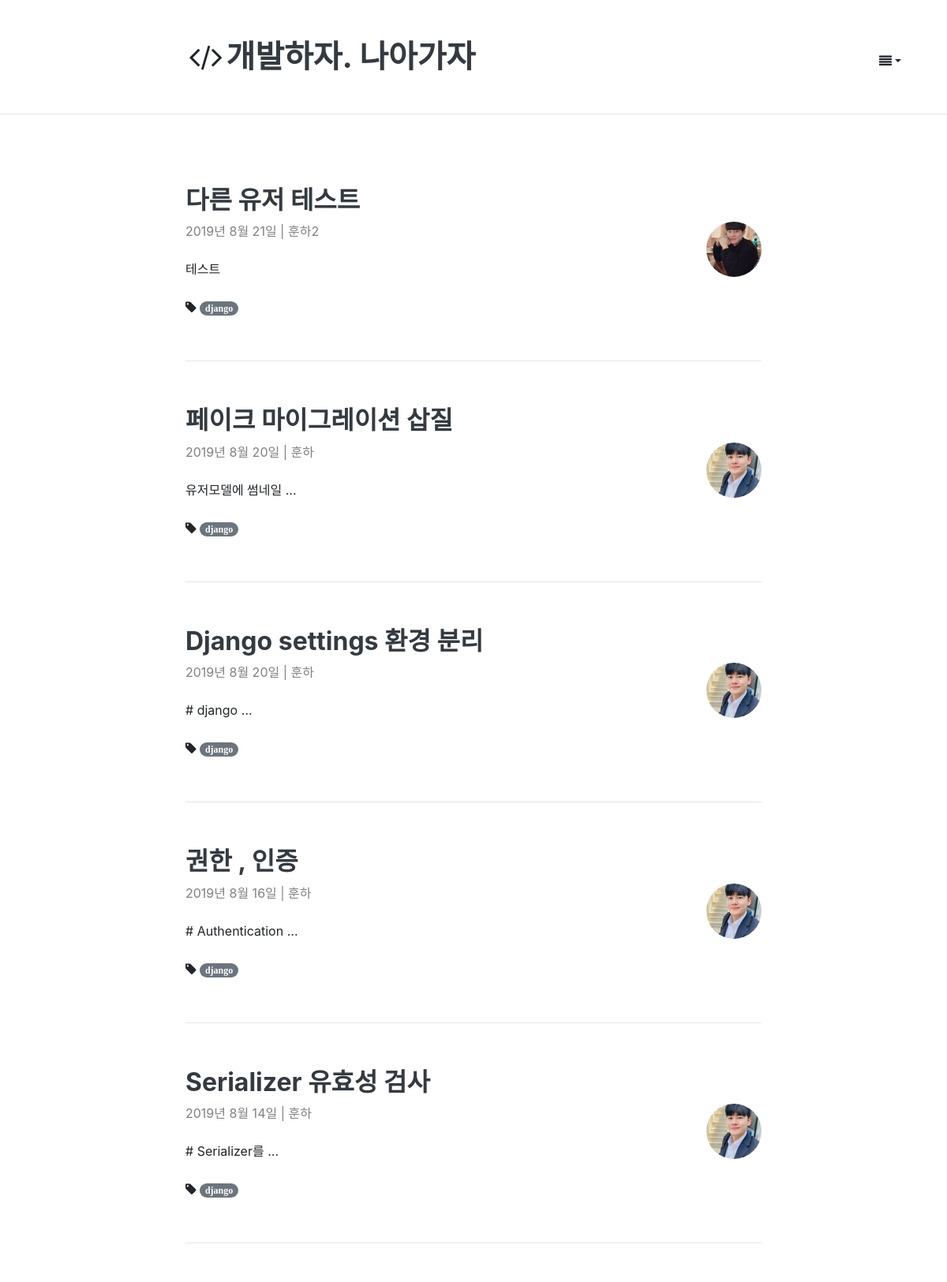
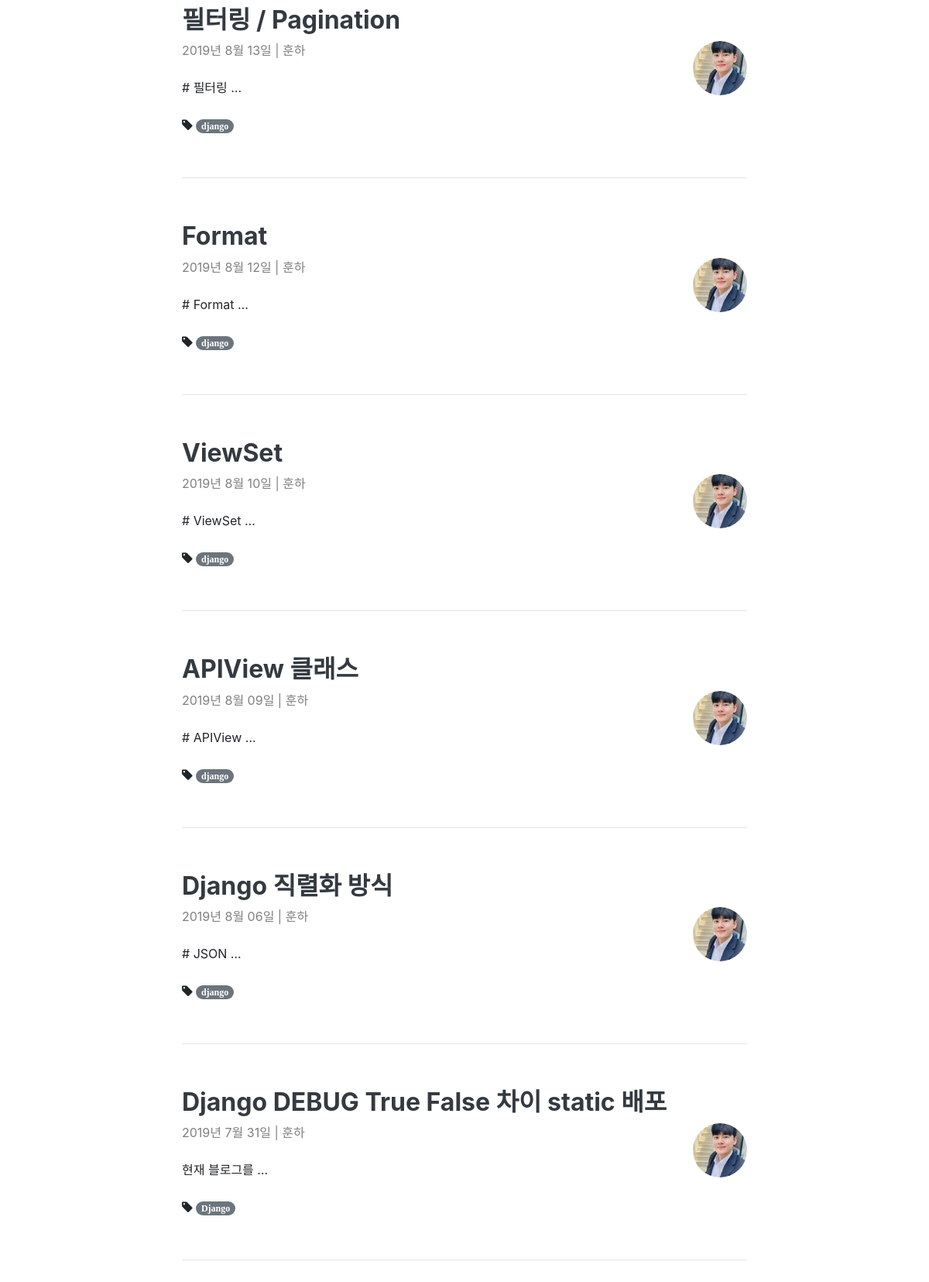
/blog/django/, run on the app's committed database (2 pictures, top to bottom).
### blog/models.py (models this page shows, shortened)
class Post(models.Model):
    author = models.ForeignKey(Account , on_delete=models.CASCADE)
    title = models.CharField(max_length=100, verbose_name = 'Title' , help_text = 'Please enter a posting title')
    text = models.TextField(verbose_name='Contents')
    photo = ProcessedImageField(blank=True, upload_to = 'blog/post/%Y' ,processors = [Thumbnail(300,300)],format='JPEG' ,options={'quality': 60})
    created_date= models.DateTimeField(default =timezone.now)
    published_date = models.DateTimeField(blank=True , null=True)
    tags = models.CharField(max_length=100, blank=True)
    class Meta:
        ordering = ['-id']
    def get_absolute_url(self):
        return reverse('post_detail', args=[self.id])

### account/models.py (models this page shows, shortened)
class Account(AbstractBaseUser, PermissionsMixin):
    email = models.EmailField(
        verbose_name=('email address'),
        max_length=255,
        unique=True,
    )
    username = models.CharField(('username'), max_length=30,
                                help_text=('Requierd. 30 characters or fewer. Letters, digits'
                                           ' and ./+/-/_ only'),
                                validators=[  # 정규식을 통한 특수문자 제외
                                    validators.RegexValidator(r'^[\w.+-]+$', ('Enter a valid username.'), 'invalid')
                                ])
    is_staff = models.BooleanField(('staff status'), default=False,
                                   help_text='Designates whether the user can log into this admin site')
    is_active = models.BooleanField(('active'), default=True,
                                    help_text='Designates whether this user should be treated as '
                                              'active. Unselect this instead of deleting accounts.')
    date_joined = models.DateTimeField(('date joined'), default=timezone.now)
    thumbnail = ProcessedImageField(blank=True, upload_to="profile" , null=True, processors=[ResizeToFill(100,100)],
                                    format='JPEG', options={'quality': 80})
    created_at = models.DateTimeField(auto_now_add=True)
    updated_at = models.DateTimeField(auto_now=True)
    object = AccountManager()
    USERNAME_FIELD = 'email'
    REQUIRED_FIELDS = ['username']
    class Meta:
        verbose_name = ('user')
        verbose_name_plural = ('users')
        swappable = 'AUTH_USER_MODEL'

### blog/views.py (the view)
# urls.py: path('<tags>/', views.post_tags, name='post_tags'),
def post_tags(request ,tags):
    posts = Post.objects.select_related('author').filter(tags__contains=tags)
    context = {
        'tags':tags,
        'posts':posts
    }
    return render(request, 'blog/post_tags.html' ,context)

### blog/templates/blog/post_tags.html
{% extends 'blog/layout.html' %}
{% block content %}
    <div class="container">
        <div class="row">
             <div class="col-md-2"></div>
            <div class="col-md-8">
                 {% for post in posts %}
                    <div class="blog-post">
                        <div class="blog-post-title">
                            <h2><a href="{{ post.get_absolute_url }}" class="text-dark"><b>{{ post.title }}</b></a>
                            </h2>
                        </div>
                        <div class="blog-post-meta">
                            <div class="post-author" style="color: gray;">
                                <img src="{{ post.author.thumbnail.url }}" alt=""
                                     style="float: right; width: 70px; border-radius: 50%">{{ post.created_date|date:"Y년 M d일" }}
                                | {{ post.author.username }}
                            </div>
                        </div>
                        <br>
                        <div class="post-summary" style="font-size:1rem">{{ post.text|truncatewords_html:2 }}</div>
                        <br>
                        <i class="fa fa-tag" title="tags">
                            {% if post.tags %}
                                <a class="badge badge-pill badge-secondary"
                                   href="{% url "post_tags" post.tags %}">{{ post.tags }}</a>
                            {% else %}
                                <a href=""></a>
                            {% endif %}
                        </i>
                    </div>
                    <hr/>
                {% endfor %}
            </div>
        </div>
    </div>
{% endblock %}

### blog/static/blog/post_list.css (style rules this page uses)
img { width: 300px; height: auto; }
.blog-post { padding-top: 40px; padding-bottom: 40px; }

### templates/layout.html (style rules this page uses)
html { position: relative; min-height: 100%; }
body { margin-bottom: 60px; min-height: 100%; }

### data on the page
Post: title "다른 유저 테스트", author.thumbnail (picture), created_date "2019년 8월 21일", author.username "훈하2", text "테스트", tags "django"
Post: title "페이크 마이그레이션 삽질", author.thumbnail (picture), created_date "2019년 8월 20일", author.username "훈하", text "유저모델에 썸네일 …", tags "django"
Post: title "Django settings 환경 분리", author.thumbnail (picture), created_date "2019년 8월 20일", author.username "훈하", text "# django …", tags "django"
Post: title "권한 , 인증", author.thumbnail (picture), created_date "2019년 8월 16일", author.username "훈하", text "# Authentication …", tags "django"
Post: title "Serializer 유효성 검사", author.thumbnail (picture), created_date "2019년 8월 14일", author.username "훈하", text "# Serializer를 …", tags "django"
Post: title "필터링 / Pagination", author.thumbnail (picture), created_date "2019년 8월 13일", author.username "훈하", text "# 필터링 …", tags "django"
Post: title "Format", author.thumbnail (picture), created_date "2019년 8월 12일", author.username "훈하", text "# Format …", tags "django"
Post: title "ViewSet", author.thumbnail (picture), created_date "2019년 8월 10일", author.username "훈하", text "# ViewSet …", tags "django"
Post: title "APIView 클래스", author.thumbnail (picture), created_date "2019년 8월 09일", author.username "훈하", text "# APIView …", tags "django"
Post: title "Django 직렬화 방식", author.thumbnail (picture), created_date "2019년 8월 06일", author.username "훈하", text "# JSON …", tags "django"
Post: title "Django DEBUG True False 차이 static 배포", author.thumbnail (picture), created_date "2019년 7월 31일", author.username "훈하", text "현재 블로그를 …", tags "Django"
